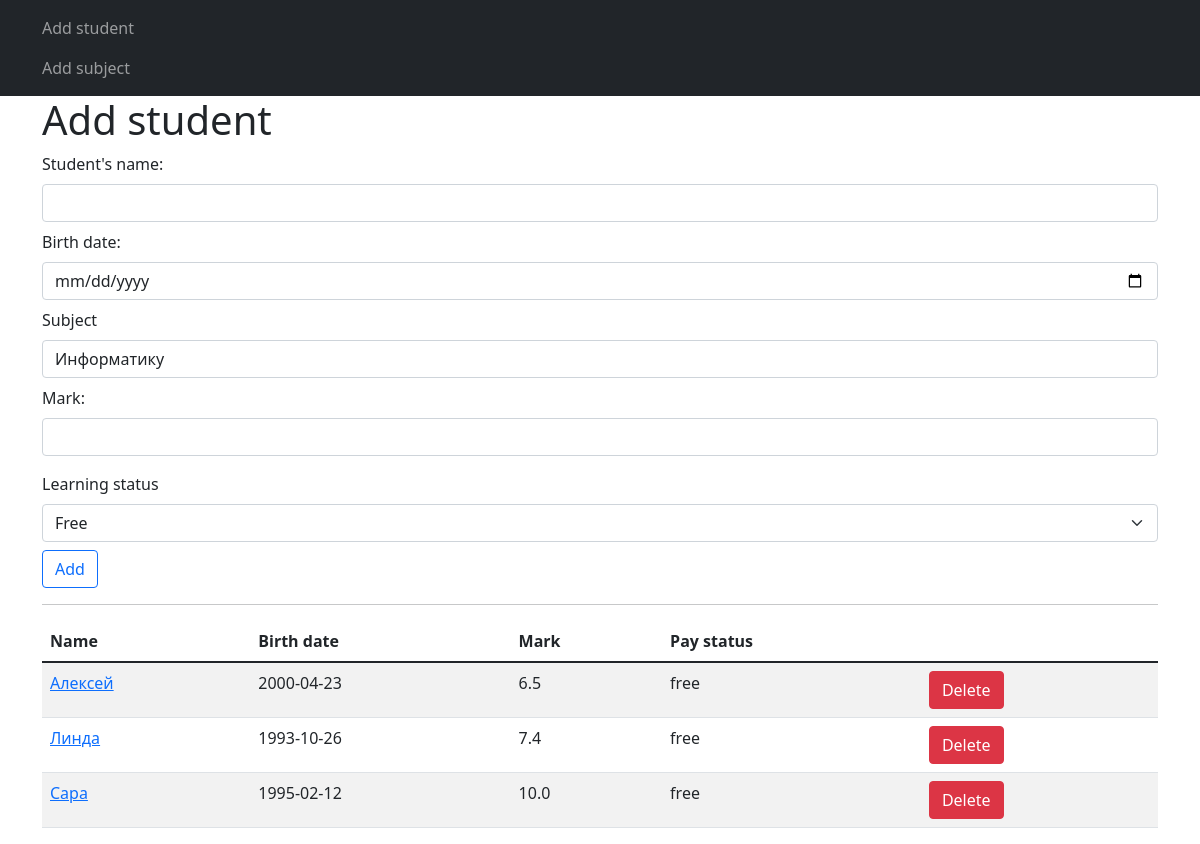
/add-student, run on an earlier commit of the app's database.
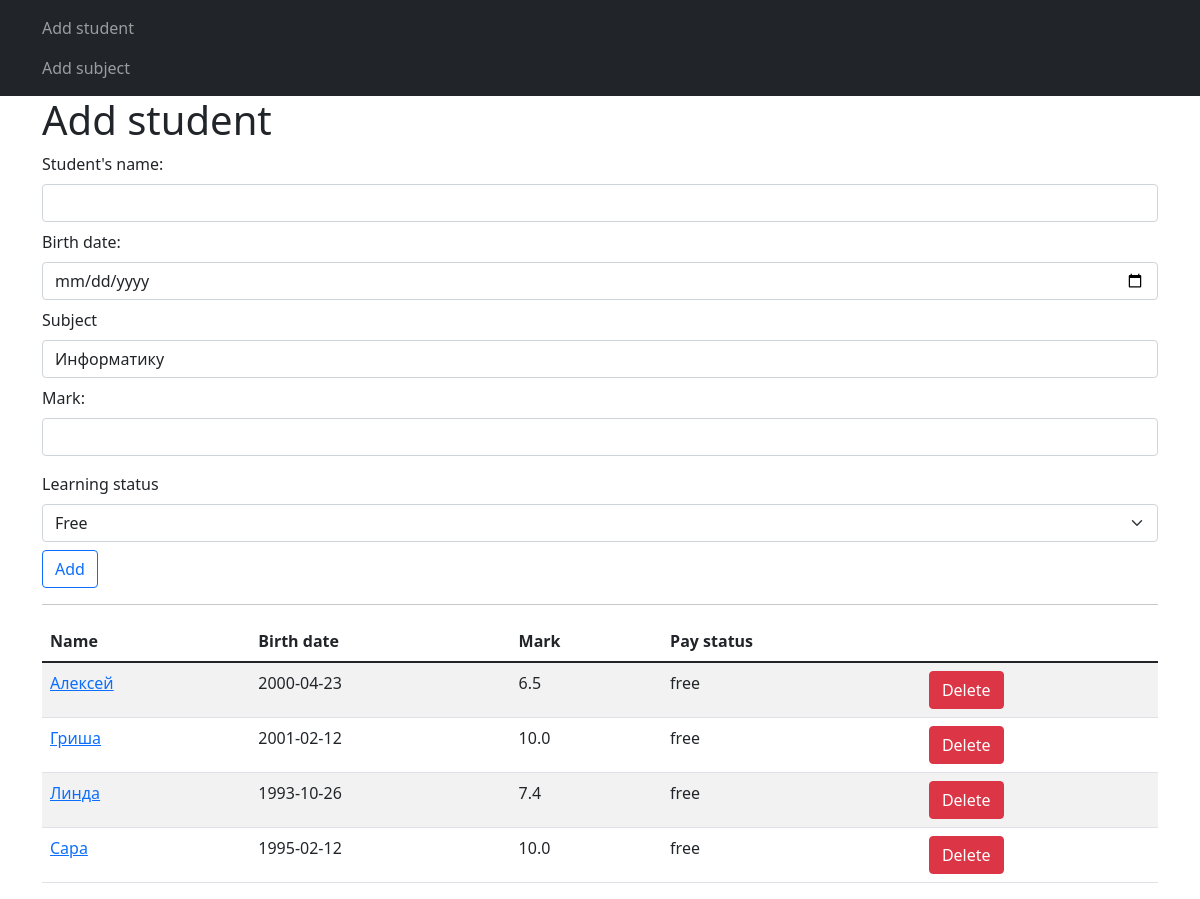
And on a later commit of the database.
### models.py (models this page shows)
class Students(db.Model):
    id = db.Column(db.Integer, primary_key=True)
    name = db.Column(db.String(120), nullable=False)
    birth_date = db.Column(db.Date, nullable=False, default=datetime.now())
    mark = db.Column(db.Float, nullable=False, default=3.2)
    subject_id = db.Column(db.Integer, db.ForeignKey('subjects.id'))
    status = db.Column(db.String(10), nullable=False, default='Paid')

### routes.py (the view, shortened to what this page needs)
@app.route('/add-student', methods=['GET', 'POST'])
def add_student():
    form = StudentForm()
    form.subject.choices = [(subject.id, subject.name) for subject in Subjects.query.order_by(Subjects.name).all()]
    students = Students.query.order_by(Students.name).all()
    return render_template('add_students.html', form=form, items=students)

### forms.py
class StudentForm(FlaskForm):
    name = StringField('Student\'s name: ',
                       validators=[DataRequired()])
    birth_date = DateField('Birth date: ',
                           validators=[DataRequired()])
    mark = FloatField('Mark: ')
    subject = SelectField('Subject', choices=[])
    status = SelectField('Learning status',
                         choices=[
                             ('free', 'Free'),
                             ('pay', 'Paid')
                         ])
    submit = SubmitField('Add')

### templates/add_students.html (shortened to what this page needs)
{% extends 'base.html' %}
{% block content %}
    <h1>Add student</h1>
    <form action="" method="post">
        <div class="mb-2">
            {{ form.name.label(class='form-label') }}
            {{ form.name(class='form-control') }}
        </div>
        <div class="mb-2">
            {{ form.birth_date.label(class='form-label') }}
            {{ form.birth_date(class='form-control')  }}
        </div>
        <div class="mb-2">
            {{ form.subject.label(class='form-label') }}
            {{ form.subject(class='form-control')  }}
        </div>
        <div class="mb-3">
            {{ form.mark.label(class='form-label') }}
            {{ form.mark(class='form-control')  }}
        </div>
        <div class="mb-2">
            {{ form.status.label(class='form-label') }}
            {{ form.status(class='form-select')  }}
        </div>
        <div class="mb-3">
            {{ form.submit(class='btn btn-outline-primary') }}
        </div>
    </form>
    <hr>
    {% if items|length > 1 %}
        <table class="table table-striped">
            <thead>
            <tr>
                <th>Name</th>
                <th>Birth date</th>
                <th>Mark</th>
                <th>Pay status</th>
            </tr>
            </thead>
        <tbody>
            {% for student in items %}
                <tr>
                    <td><a href="/update-student/{{ student.id }}">{{ student.name }}</a></td>
                    <td>{{ student.birth_date }}</td>
                    <td>{{ student.mark }}</td>
                    <td>{{ student.status }}</td>
                    <td><a href="/delete/{{ student.id }}" class="btn btn-danger">Delete</a></td>
                </tr>
            {% endfor %}
        </tbody>
        </table>
    {% endif %}
{% endblock %}

### templates/base.html (shortened to what this page needs)
<!DOCTYPE html>
<html lang="en">
<head>
    <link href="https://cdn.jsdelivr.net/npm/bootstrap@5.1.3/dist/css/bootstrap.min.css" rel="stylesheet">
</head>
<body>
<nav class="navbar navbar-dark bg-dark">
    <div class="container">
        <ul class="navbar-nav">
            <li class="nav-item">
                <a class="nav-link" href="{{ url_for('add_student') }}">Add student</a>
            </li>
            <li class="nav-item">
                <a class="nav-link" href="{{ url_for('add_subject') }}">Add subject</a>
            </li>
        </ul>
    </div>
</nav>
<div class="container">
    {% block content %}{% endblock %}
</div>
</body>
</html>

What changed in the data, as far as the page shows it:
added Students: name "Гриша", birth_date "2001-02-12", mark "10.0", status "free"
